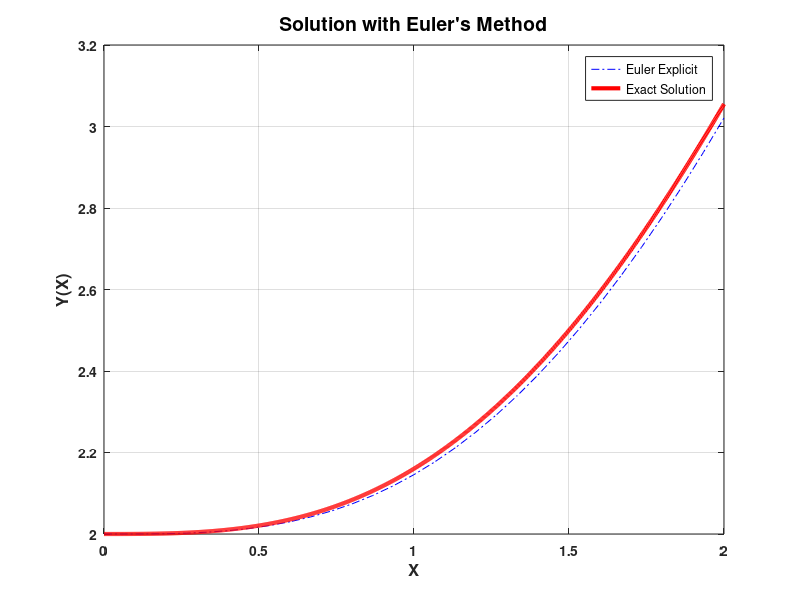
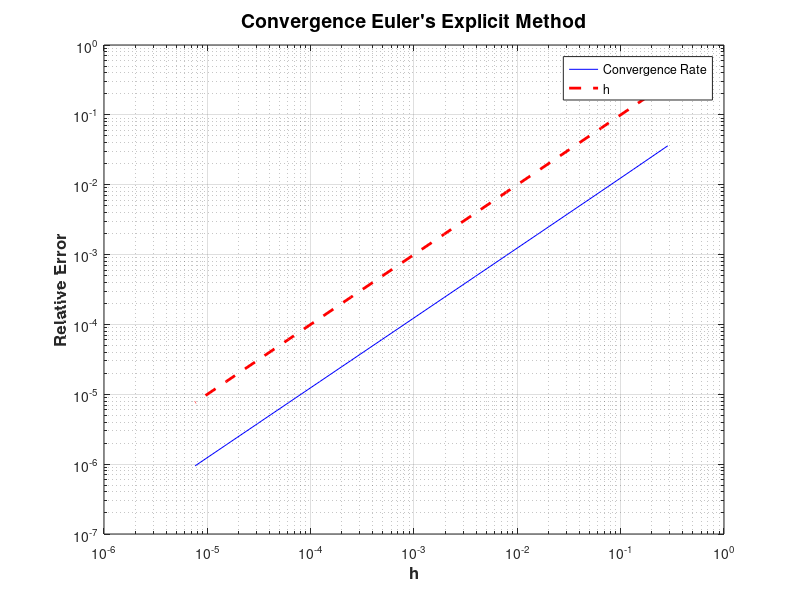

MATLAB code to generate these figures, in order: (Note: this script raises an error after producing the figures.)
%% Lecture 23 Demo
clear
clc
close 'all'

%% Define the problem to be solved.
%%
% 
% $$y^{\prime} = x^2/y, \ \ y(0)=2$$
% 
f = @(x,y) (x.^2)./y;
y_exact = @(x) sqrt((2/3)*x.^3 + 4);
xMin = 0; xMax = 2.0;


%% Euler Explicit Demonstration

N = 30;
x = linspace(xMin,xMax,N+1);
y_ns = nan(1,N);
y_ns(1) = 2;
h = x(2)-x(1);
for t = 1:N
   y_ns(t+1) = y_ns(t)+f(x(t),y_ns(t))*h; 
end

%% Plot the Solution
x_gold = linspace(xMin,xMax,1000);

figure(1)
plot(x,y_ns,'-.b',...
    x_gold,y_exact(x_gold),'-r',...
    'linewidth',3);
title("Solution with Euler's Method",'fontsize',14,...
    'fontweight','bold');
xlabel('X','fontsize',12,'fontweight','bold');
ylabel('Y(X)','FontSize',12,'FontWeight','bold');
grid on;
set(gca,'fontsize',10,'fontweight','bold');
legend('Euler Explicit','Exact Solution');

%% Euler Explicit Convergence Analysis

N = 3:18;
t = length(N);
err_array = nan(1,t);
h_array = nan(1,t);
for s = 1:t
   Nx = 2^(N(s));
   x = linspace(xMin, xMax, Nx);
   h = x(2)-x(1);
   h_array(s) = h;
   y_ns = nan(1,Nx); y_ns(1) = 2;
   for i = 1:(Nx-1)
       y_ns(i+1)=y_ns(i)+f(x(i),y_ns(i))*h;
   end
   err_array(s) = norm(y_exact(x)-y_ns,2)./...
       norm(y_exact(x),2);
end

err_gage = h_array;

figure(2)
loglog(h_array,err_array,'-b',...
    h_array,err_gage,'--r','linewidth',2);
title("Convergence Euler's Explicit Method",...
    'fontsize',14,'fontweight','bold');
xlabel('h','fontsize',12,'fontweight','bold');
ylabel('Relative Error','fontsize',12,'fontweight','bold');
grid on
legend('Convergence Rate','h');
%% Forward Euler's Method

N = 30;
x = linspace(xMin,xMax,N);
y_ns = nan(1,N);
y_ns(1) = 2;
h = x(2)-x(1);
options = optimoptions('fsolve','Display','none');

for t = 1:N-1
   fe_fun = @(y) y - y_ns(t) - f(x(t+1),y)*h;   
   y_ns(t+1) = fsolve(fe_fun,y_ns(t),options);
end

figure(3)
plot(x,y_ns,'-.b',...
    x_gold,y_exact(x_gold),'-r',...
    'linewidth',3);
title("Solution with Forward Euler's Method",'fontsize',14,...
    'fontweight','bold');
xlabel('X','fontsize',12,'fontweight','bold');
grid on;
set(gca,'fontsize',10,'fontweight','bold');

%% A Stiff Example with Euler's (explicit) Method
% an example Stiff equation from Trefethen
% Finite Difference and Spectral Methods section 1.8
f_stiff = @(x,y) -100*(y-cos(x))-sin(x);
f_stiff_exact = @(x,y) cos(x);

N = 95; % see what happens if N is made smaller.
x = linspace(xMin,xMax,N+1);
y_ns = nan(1,N+1);
y_ns(1) = 1;
h = x(2)-x(1);
for t = 1:N
   y_ns(t+1) = y_ns(t)+f_stiff(x(t),y_ns(t))*h; 
end

figure(4)
plot(x,y_ns,'-.b',...
    x_gold,f_stiff_exact(x_gold),'--r',...
    'linewidth',3);
title("Stiff Equation with Euler's Method",'fontsize',14,...
    'fontweight','bold');
xlabel('X','fontsize',12,'fontweight','bold');
ylabel('Y(X)','FontSize',12,'FontWeight','bold');
grid on;
set(gca,'fontsize',10,'fontweight','bold');
legend('Euler Explicit','Exact Solution');

%% A Stiff Example with Euler's (Implicit) Method
N = 10;
x = linspace(xMin,xMax,N+1);
y_ns = nan(1,N);
y_ns(1) = 1;
h = x(2)-x(1);
options = optimoptions('fsolve','Display','none');
for t = 1:N
   fe_fun = @(y) y - y_ns(t) - f_stiff(x(t+1),y)*h;
   y_ns(t+1) = fsolve(fe_fun,y_ns(t),options);
end

figure(5)
plot(x,y_ns,'-.b',...
    x_gold,f_stiff_exact(x_gold),'--r',...
    'linewidth',3);
title("Stiff Equation with Euler's Method",'fontsize',14,...
    'fontweight','bold');
xlabel('X','fontsize',12,'fontweight','bold');
grid on;
set(gca,'fontsize',10,'fontweight','bold');
ylabel('Y(X)','FontSize',12,'FontWeight','bold');
grid on;
set(gca,'fontsize',10,'fontweight','bold');
legend('Euler Implicit','Exact Solution');


%% Modified Euler's Method

N = 30;
x = linspace(xMin,xMax,N);
y_ns = nan(1,N);
y_ns(1) = 2;
h = x(2)-x(1);

for t = 1:(N-1)
   f_xy = f(x(t),y_ns(t));
   % initial Euler step
   y_ns_EU = y_ns(t) + f_xy*h;
   
   % Apply Mod Euler
   y_ns(t+1) = y_ns(t) + ...
       (f_xy + f(x(t+1),y_ns_EU))*h/2;
   
end

figure(6)
plot(x,y_ns,'-.b',...
    x_gold,y_exact(x_gold),'--r',...
    'linewidth',3);
title("Solution with Modified Euler's Method",'fontsize',14,...
    'fontweight','bold');
xlabel('X','fontsize',12,'fontweight','bold');
grid on;
set(gca,'fontsize',10,'fontweight','bold');

%% Modified Euler Convergence Analysis

N = 3:18;
t = length(N);
err_array = nan(1,t);
h_array = nan(1,t);
for s = 1:t
   Nx = 2^(N(s));
   x = linspace(xMin, xMax, Nx);
   h = x(2)-x(1);
   h_array(s) = h;
   y_ns = nan(1,Nx); y_ns(1) = 2;
   for i = 1:(Nx-1)
       f_xy = f(x(i),y_ns(i));
       % initial Euler step
       y_ns_EU = y_ns(i) + f_xy*h;
       
       % Apply Mod Euler
       y_ns(i+1) = y_ns(i) + ...
           (f_xy + f(x(i+1),y_ns_EU))*h/2;
   end
   err_array(s) = norm(y_exact(x)-y_ns,2)./...
       norm(y_exact(x),2);
end

err_gage = h_array.^2;

figure(7)
loglog(h_array,err_array,'-b',...
    h_array,err_gage,'--r','linewidth',2);
title("Convergence Modified Euler's Method",...
    'fontsize',14,'fontweight','bold');
xlabel('X','fontsize',12,'fontweight','bold');
ylabel('f(X)','fontsize',12,'fontweight','bold');
grid on
legend('Convergence Rate','h^2');
